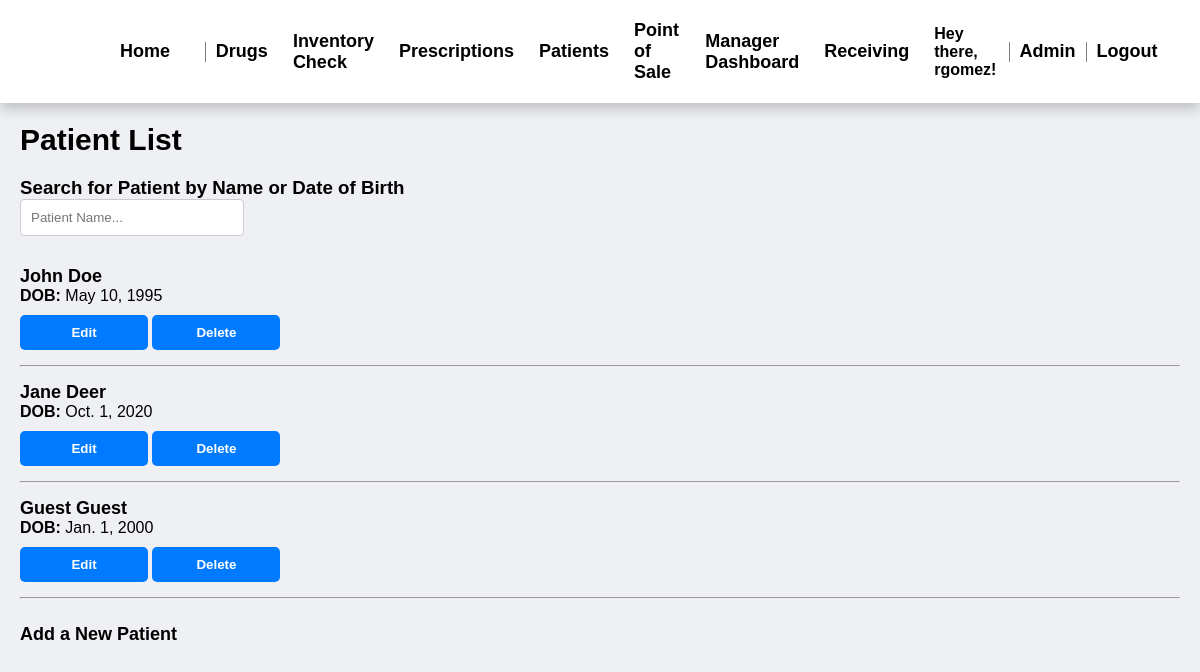
The page /patients/patient_list/ (signed in) on the database as committed earlier.
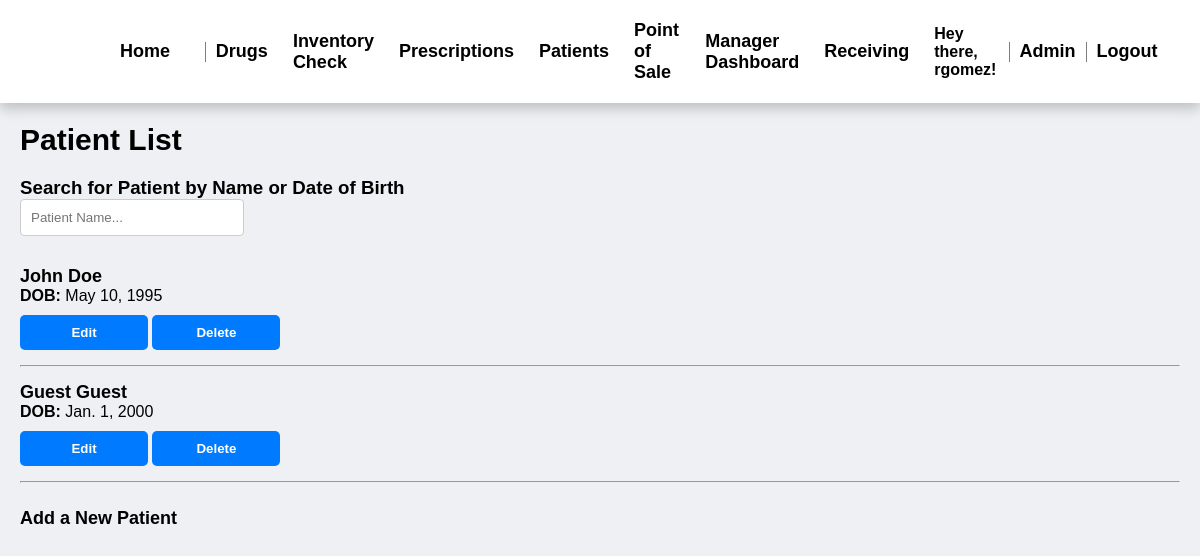
The same page on the database as committed later.
### patient/models.py (models this page shows, shortened)
class Patient(models.Model):
    first_name = models.CharField(max_length=255)
    last_name = models.CharField(max_length=255)
    dob = models.DateField()
    address = models.CharField(max_length=255)
    phone = models.CharField(max_length=255)
    email = models.EmailField()
    insurance = models.CharField(max_length=255)

### patient/views.py (the view)
# urls.py: path('patient_list/', views.patient_list, name='patient_list'),
@login_required
def patient_list(request):
    patients = Patient.objects.all()  # Retrieves all of the patients
    return render(request, 'patient_list.html', {'patients': patients})

### drugs/templatetags/custom_filters.py (called while the page is built)
@register.filter
def is_in_group(user, group_names):
    group_list = group_names.split(',')
    return user.groups.filter(name__in=group_list).exists()

### patient/templates/patient_list.html (shortened to what this page needs)
{% extends "base.html" %}
{% load custom_filters %}
{% block css %}
    {% load static %}
    <link rel="stylesheet" type="text/css" href="{% static 'prescription_list.css' %}" />
{% endblock css %}
{% block content %}
    <html>
    <head>
    </head>
    <body>
        <h2>Patient List</h2>
        <h3>Search for Patient by Name or Date of Birth</h3>
         <form action="{% url 'patient_search' %}" method="get">
            <input class="form_input" name="query" type="text" placeholder="Patient Name...">
         </form>
        <ul>
            {% for patient in patients %}
                <li>
                    <strong><a class="patient_buttons" href="{% url 'patient_details' patient.id %}">{{ patient.first_name }} {{ patient.last_name }}</a></strong><br>
                    <strong>DOB:</strong> {{ patient.dob }}<br>
                    <button><a class="button_links" href="{% url 'edit_patient' patient.id %}">Edit</a></button>
                    <button><a class="button_links" href="{% url 'delete_patient' patient.id %}">Delete</a></button>
                </li>
                <hr>
            {% endfor %}
        </ul>
        <a class="patient_buttons" href="{% url 'add_patient'%}">Add a New Patient</a>
    </body>
    </html>
{% endblock %}

Rows that differ between the two databases and show on the page:
removed Patient: first_name "Jane", last_name "Deer", dob "Oct. 1, 2020"
